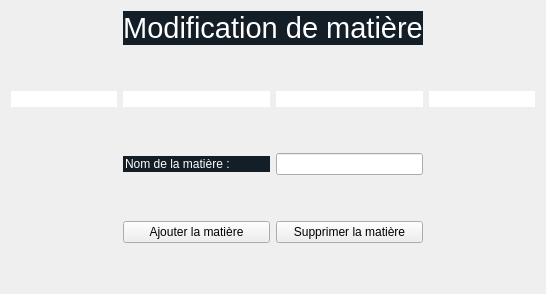
        <widget class="QWidget" name="modifMatiere">
         <layout class="QGridLayout" name="gridLayout_35">
          <item row="7" column="0">
           <spacer name="verticalSpacer_100">
            <property name="orientation">
             <enum>Qt::Vertical</enum>
            </property>
            <property name="sizeHint" stdset="0">
             <size>
              <width>20</width>
              <height>40</height>
             </size>
            </property>
           </spacer>
          </item>
          <item row="2" column="0">
           <widget class="QLineEdit" name="lineEdit_121">
            <property name="enabled">
             <bool>false</bool>
            </property>
            <property name="styleSheet">
             <string notr="true">background-color:white;
border:none;</string>
            </property>
           </widget>
          </item>
          <item row="2" column="2">
           <widget class="QLineEdit" name="lineEdit_123">
            <property name="enabled">
             <bool>false</bool>
            </property>
            <property name="styleSheet">
             <string notr="true">background-color:white;
border:none;</string>
            </property>
           </widget>
          </item>
          <item row="2" column="3">
           <widget class="QLineEdit" name="lineEdit_124">
            <property name="enabled">
             <bool>false</bool>
            </property>
            <property name="styleSheet">
             <string notr="true">background-color:white;
border:none;</string>
            </property>
           </widget>
          </item>
          <item row="0" column="1" colspan="2">
           <widget class="QLabel" name="label_16">
            <property name="enabled">
             <bool>false</bool>
            </property>
            <property name="styleSheet">
             <string notr="true">background-color:rgb(20,30,38);
color:white;
font: 8pt &quot;Century Gothic&quot;;</string>
            </property>
            <property name="text">
             <string>&lt;html&gt;&lt;head/&gt;&lt;body&gt;&lt;p align=&quot;center&quot;&gt;&lt;span style=&quot; font-size:22pt;&quot;&gt;Modification de matière&lt;/span&gt;&lt;/p&gt;&lt;/body&gt;&lt;/html&gt;</string>
            </property>
           </widget>
          </item>
          <item row="3" column="1">
           <spacer name="verticalSpacer_101">
            <property name="orientation">
             <enum>Qt::Vertical</enum>
            </property>
            <property name="sizeType">
             <enum>QSizePolicy::Fixed</enum>
            </property>
            <property name="sizeHint" stdset="0">
             <size>
              <width>20</width>
              <height>40</height>
             </size>
            </property>
           </spacer>
          </item>
          <item row="4" column="1">
           <widget class="QLineEdit" name="lineEdit_125">
            <property name="enabled">
             <bool>false</bool>
            </property>
            <property name="styleSheet">
             <string notr="true">background-color:rgb(20,30,38);
color:white;
font: 8pt &quot;Century Gothic&quot;;
border:none;</string>
            </property>
            <property name="text">
             <string>Nom de la matière :</string>
            </property>
           </widget>
          </item>
          <item row="4" column="2">
           <widget class="QLineEdit" name="nomMatiere"/>
          </item>
          <item row="6" column="1">
           <widget class="QPushButton" name="addMatiere">
            <property name="styleSheet">
             <string notr="true">font: 8pt &quot;Century Gothic&quot;;</string>
            </property>
            <property name="text">
             <string>Ajouter la matière</string>
            </property>
           </widget>
          </item>
          <item row="5" column="1">
           <spacer name="verticalSpacer_102">
            <property name="orientation">
             <enum>Qt::Vertical</enum>
            </property>
            <property name="sizeType">
             <enum>QSizePolicy::Fixed</enum>
            </property>
            <property name="sizeHint" stdset="0">
             <size>
              <width>20</width>
              <height>40</height>
             </size>
            </property>
           </spacer>
          </item>
          <item row="6" column="2">
           <widget class="QPushButton" name="delMatiere">
            <property name="styleSheet">
             <string notr="true">font: 8pt &quot;Century Gothic&quot;;</string>
            </property>
            <property name="text">
             <string>Supprimer la matière</string>
            </property>
           </widget>
          </item>
          <item row="2" column="1">
           <widget class="QLineEdit" name="lineEdit_122">
            <property name="enabled">
             <bool>false</bool>
            </property>
            <property name="styleSheet">
             <string notr="true">background-color:white;
border:none;</string>
            </property>
           </widget>
          </item>
          <item row="1" column="2">
           <spacer name="verticalSpacer_103">
            <property name="orientation">
             <enum>Qt::Vertical</enum>
            </property>
            <property name="sizeType">
             <enum>QSizePolicy::Fixed</enum>
            </property>
            <property name="sizeHint" stdset="0">
             <size>
              <width>20</width>
              <height>40</height>
             </size>
            </property>
           </spacer>
          </item>
         </layout>
        </widget>
